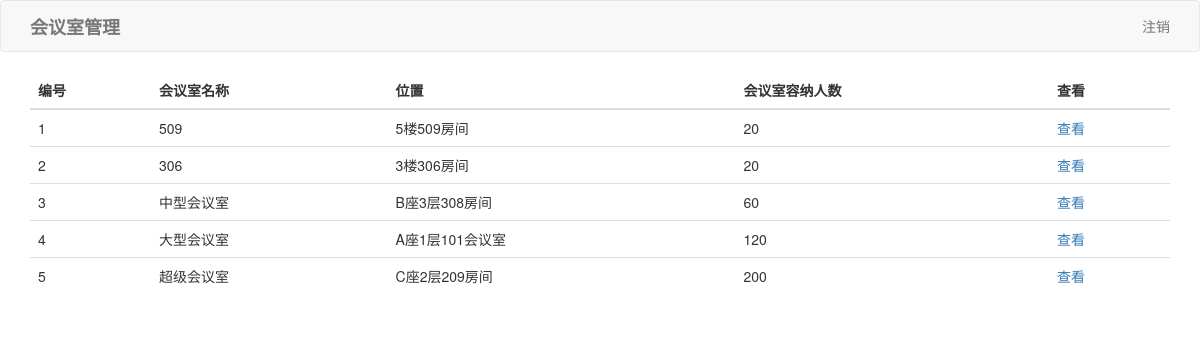
Page /conference/ on the committed database.
### app/models.py (models this page shows, shortened)
class Confernce(models.Model):
    title=models.CharField(max_length=32,verbose_name="会议室名称")
    nunm=models.IntegerField(verbose_name="容纳人数")
    position=models.CharField(max_length=64,verbose_name="位置",default=None,null=True,blank=True)
    class Meta:
        verbose_name_plural="会议室"

### app/views.py (the view)
# urls.py: url(r'^conference/(?P<conference_id>\d+)', views.conference_detail),
def conference(request):
    if request.method=="GET":
        conference_list=models.Confernce.objects.all()
        return render(request,"conference_all.html",{"conference_list":conference_list})

### templates/conference_all.html (shortened to what this page needs)
<!DOCTYPE html>
<html lang="en">
<head>
    <link rel="stylesheet" href="/static/bootstrap.min.css">
</head>
<body>
<nav class="navbar navbar-default">
  <div class="container">
    <div class="navbar-header">
      <a class="navbar-brand" href="#">
     <strong>会议室管理</strong>
      </a>
    </div>
       <ul class="nav navbar-nav navbar-right">
            <li><a>{{ request.session.user.user }}</a></li>
             <li><a href="/logout/">注销</a></li>
         </ul>
  </div>
</nav>
{% block container%}<div class="container">
    <table class="table-hover table-border table">
        <thead>
        <tr>
            <th>编号</th>
            <th>会议室名称</th>
            <th>位置</th>
            <th>会议室容纳人数</th>
            <th>查看</th>
        </tr>
        </thead>
        <tbody>
        {% for obj in conference_list %}
        <tr>
        <td>{{ obj.id }}</td>
        <td>{{ obj.title }}</td>
        <td>{{ obj.position }}</td>
        <td>{{ obj.nunm }}</td>
        <td><a href="/conference/{{ obj.id }}">查看</a></td>
        </tr>
        {% endfor %}
        </tbody>
    </table>
</div>{% endblock %}
</body>
</html>

### rows in the picture
Confernce: id "1", title "509", position "5楼509房间", nunm "20"
Confernce: id "2", title "306", position "3楼306房间", nunm "20"
Confernce: id "3", title "中型会议室", position "B座3层308房间", nunm "60"
Confernce: id "4", title "大型会议室", position "A座1层101会议室", nunm "120"
Confernce: id "5", title "超级会议室", position "C座2层209房间", nunm "200"
